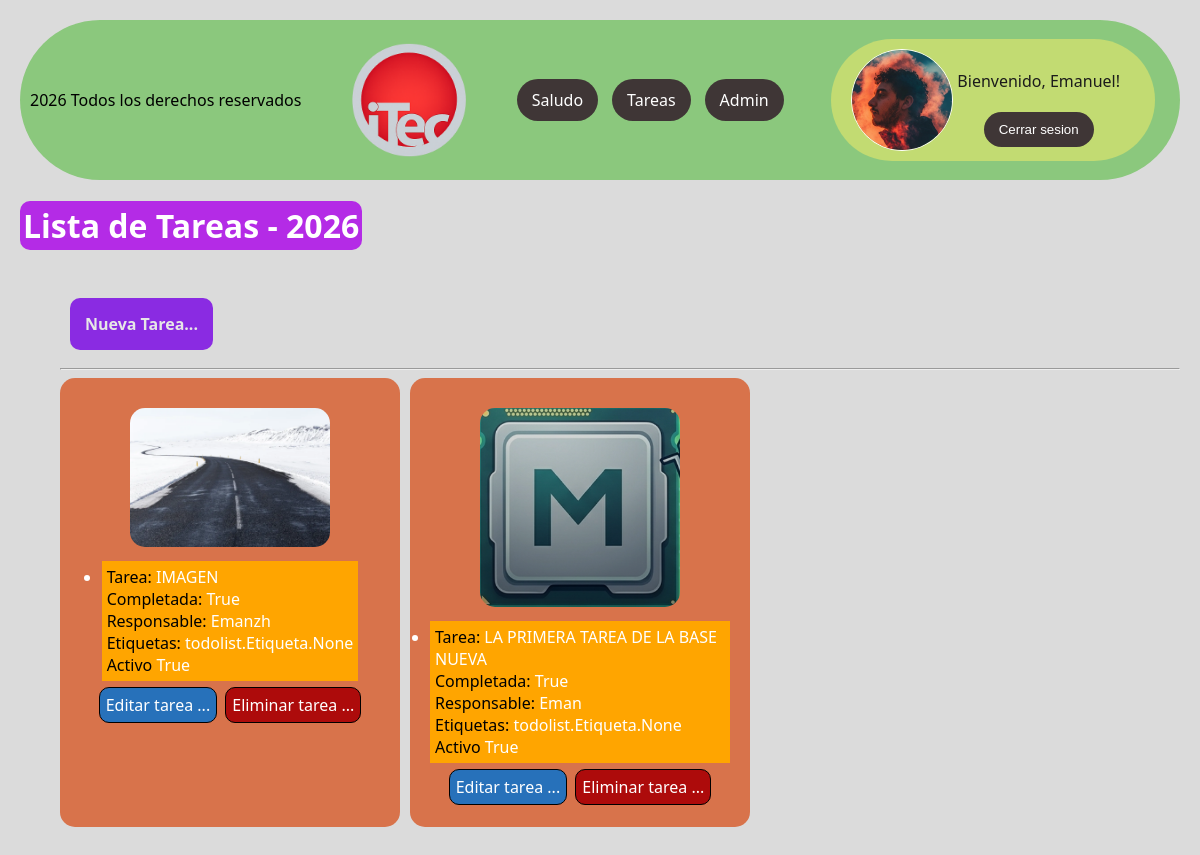
Screenshot of /tareas/ (signed in) with the database file from the repository.
### usuarios/models.py (models this page shows, shortened)
class UsuarioPersonalizado(AbstractUser):
    telefono = models.CharField(max_length=20, null=True, blank=True)
    dni = models.CharField(max_length=20, null=True, blank=True)
    foto_perfil = models.ImageField(upload_to="user_fp/", null=True, blank=True)

### todolist/models.py (models this page shows, shortened)
class Tarea(models.Model):
    nombre = models.CharField(max_length=100)
    completada = models.BooleanField(
        default=False,
        help_text="la tarea se ha completada o no",
        verbose_name="FINALIZADA",
    )
    fecha_completada = models.DateField()
    fecha_creacion = models.DateTimeField(auto_now=True)
    responsable = models.ForeignKey(
        settings.AUTH_USER_MODEL,
        on_delete=models.CASCADE,
        related_name="responsable",
        default=None,
        null=True,
        blank=True,
    )
    etiquetas = models.ManyToManyField(
        Etiqueta, default=None, blank=True, null=True, related_name="etiquetas"
    )
    activo = models.BooleanField(
        default=True, help_text="Verdadero si NO esta archivada la tarea "
    )
    imagen = models.ImageField(upload_to="card_image/", null=True, blank=True)
    def nombre_mayuscula(self):
        return f"{self.nombre.upper()}"
    class Meta:
        verbose_name = "Tareas de proyecto"
        verbose_name_plural = "Tareas de los proyectos"
        ordering = ["-id"]

### todolist/views.py (the view)
# urls.py: path("tareas/", include("todolist.urls")),
@login_required
@permission_required("todolist.view_tarea")
def tareas(request):
    tareas = Tarea.objects.filter(activo=True)
    return render(request, "todolist/index.html", {"tareas": tareas})

### practicaMarzo/context_processors.py (called while the page is built)
def year_context(request):
    year = datetime.now().year
    return {"year": year}

def bienvenido_context(request):
    if request.user.is_authenticated:
        mensaje = f"Bienvenido, {request.user.username}!"
    else:
        mensaje = "Bienvenido a mi sitio web! Logeate!!"
    return {"mensaje_bienvenida": mensaje}

def etiquetas_context(request):
    etiquetas = cache.get("todolist_etiquetas")
    if etiquetas is None:
        etiquetas = Etiqueta.objects.all()
        cache.set("todolist_etiquetas", etiquetas, 3600)  # cache por una hora
    return {"etiquetas_populares": etiquetas}

### todolist/templates/todolist/index.html
{% extends 'holamundo/base.html' %}
{% block body %}
<h1>Lista de Tareas - {{ year }}</h1>
<ul>
  <a class="nueva" href="{%url 'crear_tarea' %}">Nueva Tarea...</a>
  <hr>
  <div class="contenedor">
    {% for tarea in tareas %}
    <div class="tarjeta">
      {% if tarea.imagen %}
      <img src="{{tarea.imagen.url}}" alt="imagen {{tarea.nombre}}" width="200">
      {% endif %}
      <li><span>Tarea:</span> {{tarea.nombre_mayuscula}} <br><span>Completada:</span> {{tarea.completada}}
        <br><span>Responsable:</span> {{tarea.responsable.username}} <br><span>Etiquetas:</span> {{tarea.etiquetas}}
        <br><span>Activo</span> {{tarea.activo}}
      </li>
      <div>
        {% if perms.todolist.change_tarea %}
        <a class="editar" href="{%url 'editar_tarea' tarea.id %}">Editar tarea ...</a>
        {% endif %}
        {% if perms.todolist.delete_tarea %}
        <a class="eliminar" href="{%url 'eliminar_tarea' tarea.id %}">Eliminar tarea ...</a>
        {% endif %}
      </div>
    </div>
    {% endfor %}
  </div>
</ul>
{% endblock %}

### holamundo/templates/holamundo/base.html (shortened to what this page needs)
{%load static%}
<!DOCTYPE html>
<html lang="en">
<head>
    <link rel="stylesheet" href="{% static 'holamundo/styles.css' %}">
</head>
<body>
    <nav class="navegador">
        <p>{{ year }} Todos los derechos reservados</p>
        <img src="{% static 'holamundo/itec-logo.png'%}" alt="itec-logo">
        <div>
            <a href="{%url 'saludo'%}">Saludo</a>
            <a href="{%url 'tareas' %}">Tareas</a>
            <a href="{%url 'admin:index' %}">Admin</a>
        </div>
        {% if user.is_authenticated %}
        <div class="cajota">
            <div class="cajaperfil">
                {% if user.foto_perfil %}
                <img class="perfil" src="{{user.foto_perfil.url}}" alt="imagen {{user.nombre}}">
                {% endif %}
            </div>
            <div class="datos">
                <form action="{%url 'logout' %}" method="post">
                    <p>{{mensaje_bienvenida}}</p>
                    <button type="submit">Cerrar sesion</button>
                </form>
            </div>
        </div>
        {%else%}
        <div class="cajota">
            {{mensaje_bienvenida}}
            <a href="{%url 'login' %}">Login</a>
        </div>
        {%endif%}
    </nav>
    {% block body %}{% endblock %}
</body>
</html>

### holamundo/static/holamundo/styles.css (style rules this page uses)
body { font-family:'Segoe UI', Tahoma, Geneva, Verdana, sans-serif; background-color: #dbdbdb; margin: 0; padding: 20px; }
h1 { text-align: center; display: inline-block; border-radius: 10px; background-color: rgb(180, 43, 230); color: white; padding: 3px; }
nav { display: flex; background-color: rgb(139, 200, 125); overflow: hidden; align-items: center; justify-content: space-between; border-radius: 5rem; padding: 10px; }
.navegador img { width: 200px; margin: -30px; }
.navegador div { display: flex; flex-direction: row; gap: 4px; }
.navegador div a, button { background-color: rgb(63, 54, 54); color: white; padding: 10px 15px; border-radius: 50px; border: none; cursor: pointer; }
a { margin-right: 10px; text-decoration: none; color: rgb(19, 9, 157); }
li { background-color: orange; padding: 5px; color: white; }
.nueva { background-color: blueviolet; padding: 15px; border-radius: 10px; margin: 10px; display: inline-block; color: rgb(231, 231, 231); font-weight: 700; }
.editar { border: solid 1px black; border-radius: 10px; padding: 6px; margin: 2px; display: inline-block; background-color: rgb(39, 113, 186); color: white; }
li span { color: black; }
.eliminar { border: solid 1px black; border-radius: 10px; padding: 6px; margin: 2px; display: inline-block; background-color: rgb(173, 11, 11); color: white; }
.contenedor { display: grid; grid-template-columns: repeat(4, 1fr); grid-auto-rows: minmax(100px, auto); gap: 10px; }
.tarjeta { display: flex; flex-direction: column; align-items: center; gap: 4px; background-color: #d8734b; width: 300px; border-radius: 15px; margin-bottom: 10px; padding: 20px; }
.tarjeta img { border-radius: 15px; margin: 10px; }
.cajaperfil { align-items: center; width: 100px; height: 100px; overflow: hidden; border-radius:50%; border:1px,solid,#ffffff; }
.perfil { width: 100%; height: 100%; object-fit:scale-down; }
.cajota { margin-right: 15px; display: flex; align-items: center; justify-content: center; gap: 4px; background-color: #c2db72; padding: 10px 20px; border-radius: 5rem; }
.datos form { display: flex; flex-direction: column; gap: 4px; color: rgb(27, 27, 27); margin-right: 15px; align-items: center; justify-content: center; }

### rows the page displays
UsuarioPersonalizado: foto_perfil (picture)
Tarea: imagen (picture), nombre_mayuscula "IMAGEN", completada "True", responsable.username "Emanzh", etiquetas "todolist.Etiqueta.None", activo "True"
Tarea: imagen (picture), nombre_mayuscula "LA PRIMERA TAREA DE LA BASE NUEVA", completada "True", responsable.username "Eman", etiquetas "todolist.Etiqueta.None", activo "True"

### other values shown
{{ mensaje_bienvenida }} "Bienvenido, Emanuel!"
